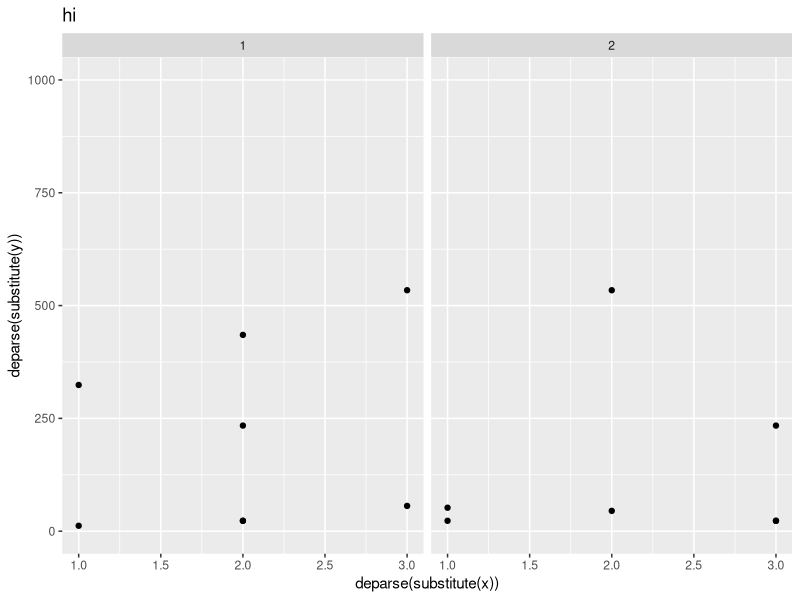
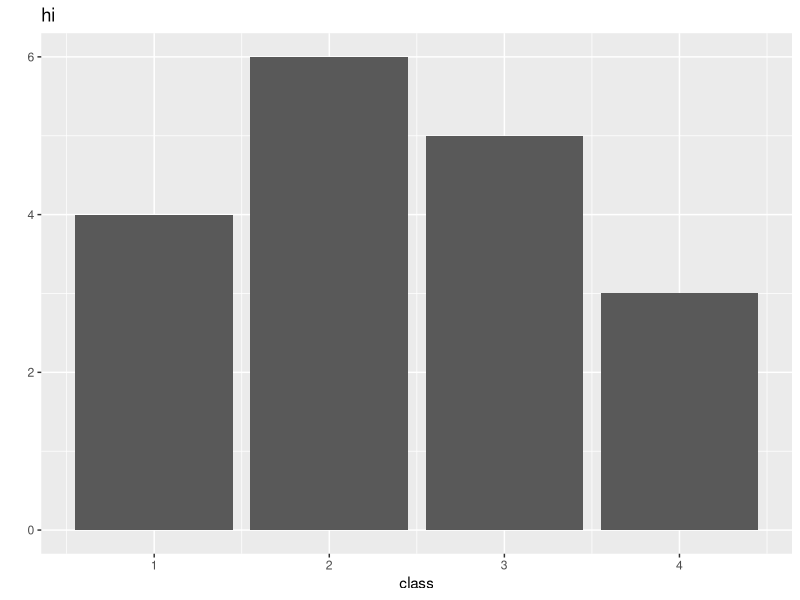

Here is the R script that generated these plots, in order: (Note: this script raises an error after producing the figures.)
#qplot

library(reshape2)
class<-c(1,1,1,1,2,3,3,2,2,2,3,4,4,4,3,2,2,3)
grade<-c(12,324,23,52,23,534,23,534,234,435,234,43,23,34,23,45,23,56)
data<-data.frame(class,grade)
d1<-melt(data,id='class')
d2<-dcast(d1,class~variable,mean)
d3<-data.frame(class=d1[,1],year=c(1,1,2,2,1,1,2,2,1,1,2,2,1,1,2,2,1,1),grade=d1[,3])
library(ggplot2)



#example
qplot(x=class,y=grade,data=d3,
      geom = "auto",
      xlim = c(1, 3),ylim = c(0, 1000), 
      main = 'hi',
      xlab = 'deparse(substitute(x))',ylab = 'deparse(substitute(y))', 
      asp = NA,facets=~year)

qplot(x=class,data=d3,
      geom = "bar",
      main = 'hi',
      asp = NA)

#model
qplot(x=class,y=grade,data=d3,
      margins = FALSE,#是否显示边界
      geom = "auto",#point：散点图;line：曲线图;smooth：平滑曲线;jitter：另一种散点图;
      #boxplot：箱线图;histogram：直方图;density：密度分布图;bar：柱状图;
      stat = list(NULL),#
      position = list(NULL),#图形或者数据的位置调整
      xlim = c(NA, NA),ylim = c(NA, NA), 
      main = 'hi',
      xlab = deparse(substitute(x)),ylab = deparse(substitute(y)),
      asp = NA,#y轴数值长度与x轴数值长度的比值
      facets=~year)

#饼状图http://www.cfanz.cn/?c=article&a=read&id=277815










#ggplot
#点状图
#step1: p<-ggplot(data=mpg,mapping=aes(x=cty,y=hwy))
#step2: p+geom_point(aes(colour=factor(year),size=displ),alpha=0.5,position="jitter")
#       +stat_smooth()+scale_color_manual(values=c('blue2','red4'))
#       +scale_size_continous(range=c(4,10))
#       +coord_cartesian(xlim=c(15,25),ylim=(c(15,40))+facet_wrap(~year,ncol=1)
#       +opts(title=' ')+labs(y=' ',x=' ')
#       +guides(size=guide_legend(title=''),colour=guide_legend(title='',override.aes=list(size=5)))

#柱形图
#很简单，单变量就好了
#step1: p<-ggplot(mpg,aes(x=hxy))
#step2: p+geom_histogram(aes(fill=factor(year),y=..density..),alpha=0.3,colour='black')
#       +stat_density(geom='line',position='identity',size=1.5,aes(colour=factor(year)))
#       +facet_wrap(~year,ncol=1)

#条形图（直方图）
#很简单，单变量就好了，但直方图可以多变量
#p<-ggplot(mpg, aes(x=class))
#p+geom_bar(aes(fill=factor(class2)),position='identity',alpha=0.5)+facet_wrap(~year)

#饼状图
#p<-ggplot(mpg,aes(x=factor(1),fill=factor(class)))+geom_bar(width=1)
#p+coord_polar(theta="y")

#箱线图
#p<-ggplot(mpg, aes(class,hwy,fill=class))
#p+geom_boxplot()

#折线图
#树图
#地图